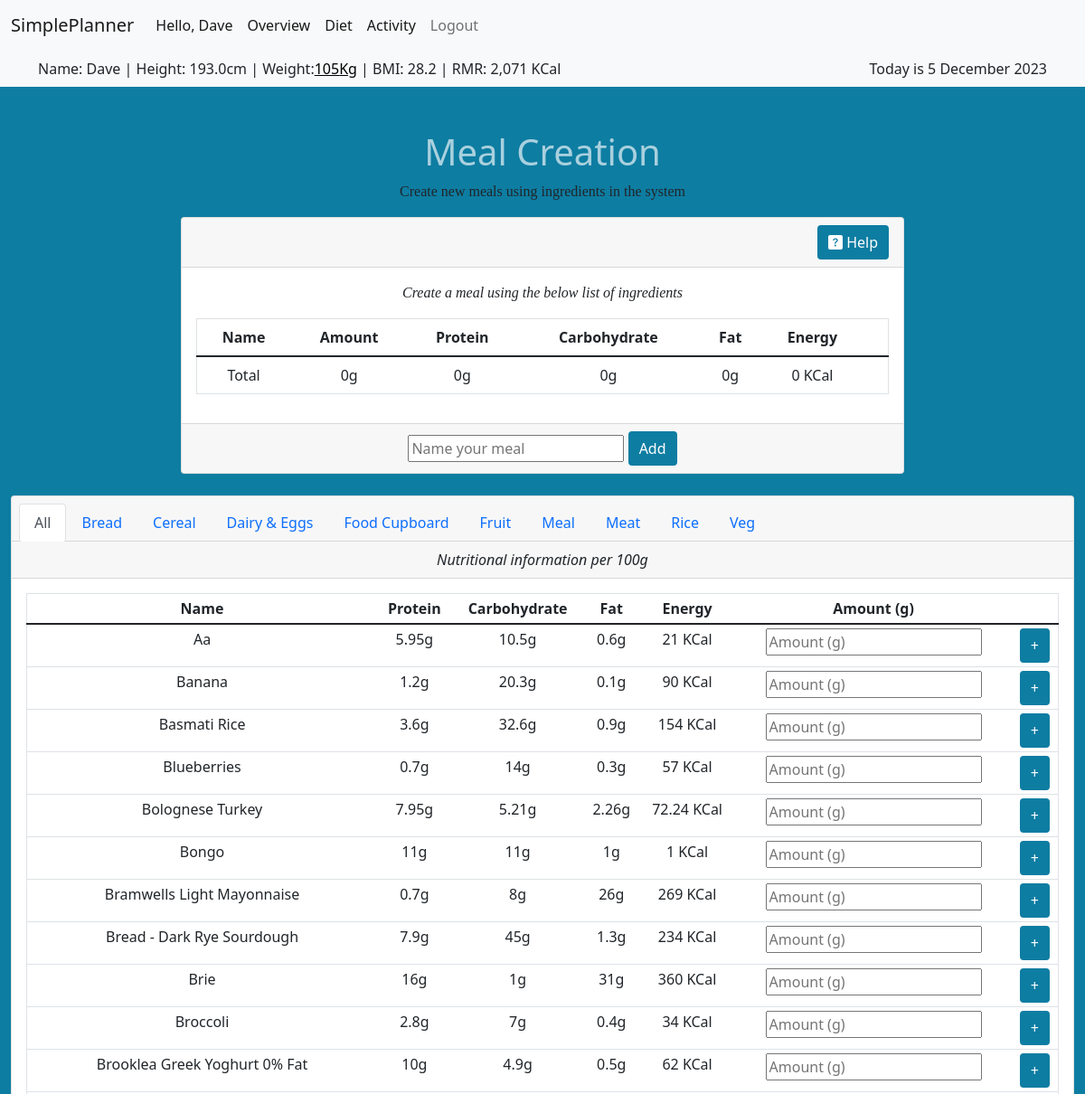
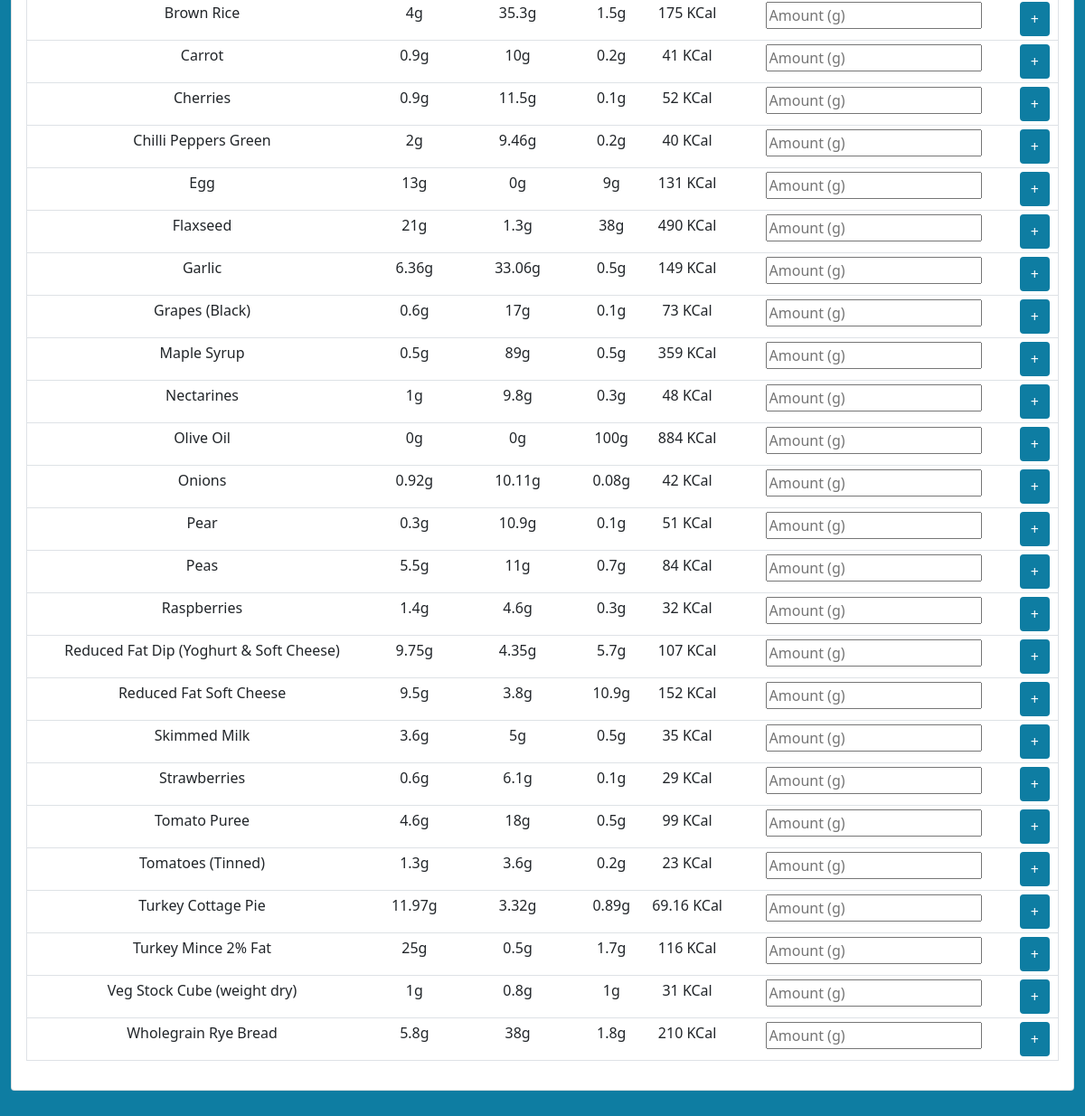
Page /mealcreation (signed in) on the committed database (2 pictures, top to bottom).
### tables this page shows
CREATE TABLE food_type (
    id INTEGER PRIMARY KEY,
    type TEXT
);

CREATE TABLE standard_food (
    id INTEGER PRIMARY KEY,
    food_name TEXT,
    food_type_id INTEGER REFERENCES food_type(id) NOT NULL,
    energy INTEGER,
    protein INTEGER,
    carbohydrate INTEGER,
    fat INTEGER
);

### app.py (the view)
@app.route("/mealcreation", methods=["GET", "POST"])
@helpers.login_required
def meal_creation():
    if request.method == "POST":
        return redirect("/mealcreation")
    else:
        cur = db.cursor()
        foods = cur.execute("""SELECT standard_food.id, standard_food.food_name, standard_food.energy, standard_food.protein, standard_food.carbohydrate, standard_food.fat, food_type.type, food_type.id AS food_type_id
                            FROM standard_food
                            INNER JOIN food_type ON standard_food.food_type_id = food_type.id
                            WHERE food_type_id LIKE ?
                            UNION
                            SELECT custom_food.id, custom_food.food_name, custom_food.energy, custom_food.protein, custom_food.carbohydrate, custom_food.fat, food_type.type, food_type.id AS food_type_id
                            FROM custom_food INNER JOIN food_type ON custom_food.food_type_id = food_type.id
                            WHERE food_type.id LIKE ?
                            AND custom_food.user_id = ?
                            ORDER BY food_name""", ((session["food_type"]), (session["food_type"]), (session["user_id"]))).fetchall()
        food_types = cur.execute(
            "SELECT * FROM food_type ORDER BY type").fetchall()
        food_types_meal = cur.execute(
            "SELECT * FROM food_type WHERE type ='Meal'").fetchall()
        cur.close()
        return render_template("diet_mealcreation.html", standard_foods=foods, food_types_meal=food_types_meal, food_types=food_types, build_custom_food=session["meal_creation"])

### helpers.py (called while the page is built)
def dict_factory(cursor, row):
    fields = [column[0] for column in cursor.description]
    return {key: value for key, value in zip(fields, row)}

def login_required(f):
    @wraps(f)
    def decorated_function(*args, **kwargs):
        if session.get("user_id") is None:
            return redirect("/login")
        return f(*args, **kwargs)
    return decorated_function

def kcal(value):
    return f"{value:,} KCal"

def gkg(value):
    if value < 1000:
        return f"{value:}g"
    else:
        return f"{float(value/1000):,.1f}Kg"

def date_format(value):
    months = ("January", "February", "March", "April", "May", "June",
              "July", "August", "September", "October", "November", "December")
    month = months[value.month-1]
    return "{} {} {}".format(value.day, month, value.year)

### templates/diet_mealcreation.html (shortened to what this page needs)
{% extends "layout.html" %}
{% block main %}
<h1>Meal Creation</h1>
<p>Create new meals using ingredients in the system</p>
<div class="card" style="width: 50rem; margin-left: auto; margin-right: auto;">
    <div class="card-header">
        <button type="button" data-bs-toggle="modal" data-bs-target="#helpModal" style="float: right"><i
                class="bi bi-question-square-fill"></i> Help</button>
    </div>
    <div class="card-body">
        <p><i>Create a meal using the below list of ingredients</i></p>
        <table class="table">
            <thead>
                <tr>
                    <th>Name</th>
                    <th>Amount</th>
                    <th>Protein</th>
                    <th>Carbohydrate</th>
                    <th>Fat</th>
                    <th>Energy</th>
                    <th></th>
                </tr>
            </thead>
            <form action="/customfood" method="post">
                <tfoot>
                    <tr>
                        <td>Total</td>
                        <td>{{ build_custom_food | sum(attribute="amount") | round(1) | gkg }}<input type="hidden" name="amount"
                                value='{{ build_custom_food | sum(attribute="amount") }}'></td>
                        <td>{{ build_custom_food | sum(attribute="protein") | round(1) | gkg }}<input type="hidden" name="protein"
                                value='{{ build_custom_food | sum(attribute="protein") }}'></td>
                        <td>{{ build_custom_food | sum(attribute="carbohydrate") | round(1) | gkg }}<input type="hidden"
                        </td>
                        <td>{{ build_custom_food | sum(attribute="fat") | round(1) | gkg }}<input type="hidden" name="fat"
                                value='{{ build_custom_food | sum(attribute="fat") }}'></td>
                        <td>{{ build_custom_food | sum(attribute="energy") | round(1) | kcal }}<input type="hidden" name="energy"
                                value='{{ build_custom_food | sum(attribute="energy") }}'></td>
                        <td></td>
                    </tr>
                </tfoot>
        </table>
    </div>
    <div class="card-footer">
        <input name="name" autocomplete="off" placeholder="Name your meal"><input type="hidden" name="food_type"
            value='{{ food_types_meal[0]["id"] }}'> <button type="submit">Add</button>
    </div>
</div>
<br>
<div class="card text-center">
    <div class="card-header">
        <ul class="nav nav-tabs card-header-tabs">
            {% if session["food_type"] == "%" %}
            <form action="/change_food_type" method="post">
                <button type="submit" class="nav-link active">All</button>
            </form>
            {% else %}
            <form action="/change_food_type" method="post">
                <input type="hidden" name="id" value="%">
                <button type="submit" class="nav-link">All</button>
            </form>
            {% endif %}
            {% for type in food_types %}
            {% if session["food_type"] | int == type["id"] %}
            <form action="/change_food_type" method="post">
                <input type="hidden" name="id" value='{{ type["id"] }}'>
                <button type="submit" class="nav-link active">{{ type["type"] }}</button>
            </form>
            {% else %}
            <form action="/change_food_type" method="post">
                <button type="submit" class="nav-link">{{ type["type"] }}</button>
            </form>
            {% endif %}
            {% endfor %}
        </ul>
    </div>
    <div class="card-header">
        <i>Nutritional information per 100g</i>
    </div>
    <div class="card-body">
        <table class="table table-sm table-hover">
            <thead>
                <tr>
                    <th>Name</th>
                    <th>Protein</th>
                    <th>Carbohydrate</th>
                    <th>Fat</th>
                    <th>Energy</th>
                    <th>Amount (g)</th>
                    <th></th>
                </tr>
            </thead>
            <tbody>
                {% for food in standard_foods %}
                <tr>
                    <form action="/build_meal" method="post">
                        <td>{{ food["food_name"] }}<input type="hidden" id="food_name" name="food_name"
                                value='{{ food["food_name"] }}'></td>
                        <td>{{ food["protein"] | gkg }}<input type="hidden" id="protein" name="protein"
                                value='{{ food["protein"] }}'></td>
                        <td>{{ food["carbohydrate"] | gkg }}<input type="hidden" id="carbohydrate" name="carbohydrate"
                                value='{{ food["carbohydrate"] }}'></td>
                        <td>{{ food["fat"] | gkg }}<input type="hidden" id="fat" name="fat" value='{{ food["fat"] }}'>
                        </td>
                        <td>{{ food["energy"] |kcal }}<input type="hidden" id="energy" name="energy"
                                value='{{ food["energy"] }}'></td>
                        <td><input autocomplete="off" id="amount" name="amount" placeholder="Amount (g)" type="number">
                        </td>
                        <td>
                            <button type="submit">+</button>
                        </td>
                    </form>
                </tr>
                {% endfor %}
            </tbody>
        </table>
    </div>
</div>
{% endblock %}

### static/style.css (style rules this page uses)
body { background-color: rgb(14, 125, 162); }
h1 { color: rgba(255, 255, 255, 0.645); text-align: center; }
p { font-family: verdana; font-size: 16px; }
table { border: 1px solid; }
button { background-color: rgb(14, 125, 162); border: 2px solid rgb(14, 125, 162); color: white; padding: 5px 10px; text-align: center; text-decoration: none; display: inline-block; font-size: 16px; border-radius: 4px; transition-duration: 0.4s; }

### rows in the picture
food_type: type "Bread", food_name "Wholegrain Rye Bread", protein|gkg "5.8g", carbohydrate|gkg "38g", fat|gkg "1.8g", energy|kcal "210 KCal"
food_type: type "Cereal"
food_type: type "Dairy & Eggs", food_name "Reduced Fat Soft Cheese", protein|gkg "9.5g", carbohydrate|gkg "3.8g", fat|gkg "10.9g", energy|kcal "152 KCal"
food_type: type "Food Cupboard"
food_type: type "Fruit"
food_type: type "Meal", food_name "Aa", protein|gkg "5.95g", carbohydrate|gkg "10.5g", fat|gkg "0.6g", energy|kcal "21 KCal", food_name "Bolognese Turkey", protein|gkg "7.95g", carbohydrate|gkg "5.21g", fat|gkg "2.26g", energy|kcal "72.24 KCal", food_name "Reduced Fat Dip (Yoghurt & Soft Cheese)", protein|gkg "9.75g", carbohydrate|gkg "4.35g", fat|gkg "5.7g", energy|kcal "107 KCal", food_name "Turkey Cottage Pie", protein|gkg "11.97g", carbohydrate|gkg "3.32g", fat|gkg "0.89g", energy|kcal "69.16 KCal"
food_type: type "Meat"
food_type: type "Rice"
food_type: type "Veg", food_name "Bongo", protein|gkg "11g", carbohydrate|gkg "11g", fat|gkg "1g", energy|kcal "1 KCal"
standard_food: food_name "Banana", protein|gkg "1.2g", carbohydrate|gkg "20.3g", fat|gkg "0.1g", energy|kcal "90 KCal"
standard_food: food_name "Basmati Rice", protein|gkg "3.6g", carbohydrate|gkg "32.6g", fat|gkg "0.9g", energy|kcal "154 KCal"
standard_food: food_name "Blueberries", protein|gkg "0.7g", carbohydrate|gkg "14g", fat|gkg "0.3g", energy|kcal "57 KCal"
standard_food: food_name "Bramwells Light Mayonnaise", protein|gkg "0.7g", carbohydrate|gkg "8g", fat|gkg "26g", energy|kcal "269 KCal"
standard_food: food_name "Bread - Dark Rye Sourdough", protein|gkg "7.9g", carbohydrate|gkg "45g", fat|gkg "1.3g", energy|kcal "234 KCal"
standard_food: food_name "Brie", protein|gkg "16g", carbohydrate|gkg "1g", fat|gkg "31g", energy|kcal "360 KCal"
standard_food: food_name "Broccoli", protein|gkg "2.8g", carbohydrate|gkg "7g", fat|gkg "0.4g", energy|kcal "34 KCal"
standard_food: food_name "Brooklea Greek Yoghurt 0% Fat", protein|gkg "10g", carbohydrate|gkg "4.9g", fat|gkg "0.5g", energy|kcal "62 KCal"
standard_food: food_name "Brown Rice", protein|gkg "4g", carbohydrate|gkg "35.3g", fat|gkg "1.5g", energy|kcal "175 KCal"
standard_food: food_name "Carrot", protein|gkg "0.9g", carbohydrate|gkg "10g", fat|gkg "0.2g", energy|kcal "41 KCal"
standard_food: food_name "Cherries", protein|gkg "0.9g", carbohydrate|gkg "11.5g", fat|gkg "0.1g", energy|kcal "52 KCal"
standard_food: food_name "Chilli Peppers Green", protein|gkg "2g", carbohydrate|gkg "9.46g", fat|gkg "0.2g", energy|kcal "40 KCal"
standard_food: food_name "Egg", protein|gkg "13g", carbohydrate|gkg "0g", fat|gkg "9g", energy|kcal "131 KCal"
standard_food: food_name "Flaxseed", protein|gkg "21g", carbohydrate|gkg "1.3g", fat|gkg "38g", energy|kcal "490 KCal"
standard_food: food_name "Garlic", protein|gkg "6.36g", carbohydrate|gkg "33.06g", fat|gkg "0.5g", energy|kcal "149 KCal"
standard_food: food_name "Grapes (Black)", protein|gkg "0.6g", carbohydrate|gkg "17g", fat|gkg "0.1g", energy|kcal "73 KCal"
standard_food: food_name "Maple Syrup", protein|gkg "0.5g", carbohydrate|gkg "89g", fat|gkg "0.5g", energy|kcal "359 KCal"
standard_food: food_name "Nectarines", protein|gkg "1g", carbohydrate|gkg "9.8g", fat|gkg "0.3g", energy|kcal "48 KCal"
standard_food: food_name "Olive Oil", protein|gkg "0g", carbohydrate|gkg "0g", fat|gkg "100g", energy|kcal "884 KCal"
standard_food: food_name "Onions", protein|gkg "0.92g", carbohydrate|gkg "10.11g", fat|gkg "0.08g", energy|kcal "42 KCal"
standard_food: food_name "Pear", protein|gkg "0.3g", carbohydrate|gkg "10.9g", fat|gkg "0.1g", energy|kcal "51 KCal"
standard_food: food_name "Peas", protein|gkg "5.5g", carbohydrate|gkg "11g", fat|gkg "0.7g", energy|kcal "84 KCal"
standard_food: food_name "Raspberries", protein|gkg "1.4g", carbohydrate|gkg "4.6g", fat|gkg "0.3g", energy|kcal "32 KCal"
standard_food: food_name "Skimmed Milk", protein|gkg "3.6g", carbohydrate|gkg "5g", fat|gkg "0.5g", energy|kcal "35 KCal"
standard_food: food_name "Strawberries", protein|gkg "0.6g", carbohydrate|gkg "6.1g", fat|gkg "0.1g", energy|kcal "29 KCal"
standard_food: food_name "Tomato Puree", protein|gkg "4.6g", carbohydrate|gkg "18g", fat|gkg "0.5g", energy|kcal "99 KCal"
standard_food: food_name "Tomatoes (Tinned)", protein|gkg "1.3g", carbohydrate|gkg "3.6g", fat|gkg "0.2g", energy|kcal "23 KCal"
standard_food: food_name "Turkey Mince 2% Fat", protein|gkg "25g", carbohydrate|gkg "0.5g", fat|gkg "1.7g", energy|kcal "116 KCal"
standard_food: food_name "Veg Stock Cube (weight dry)", protein|gkg "1g", carbohydrate|gkg "0.8g", fat|gkg "1g", energy|kcal "31 KCal"

### other values in the picture
{{ session["username"] }} "Dave"
{{ session["height"] }} "193.0"
{{ session['weight'] }} "105"
{{ session["rmr"] | kcal }} "2,071 KCal"
{{ session["today"] | date_format }} "5 December 2023"
{{ build_custom_food | sum(attribute="amount") | round(1) | gkg }} "0g"
{{ build_custom_food | sum(attribute="protein") | round(1) | gkg }} "0g"
{{ build_custom_food | sum(attribute="carbohydrate") | round(1) | gkg }} "0g"
{{ build_custom_food | sum(attribute="fat") | round(1) | gkg }} "0g"
{{ build_custom_food | sum(attribute="energy") | round(1) | kcal }} "0 KCal"
